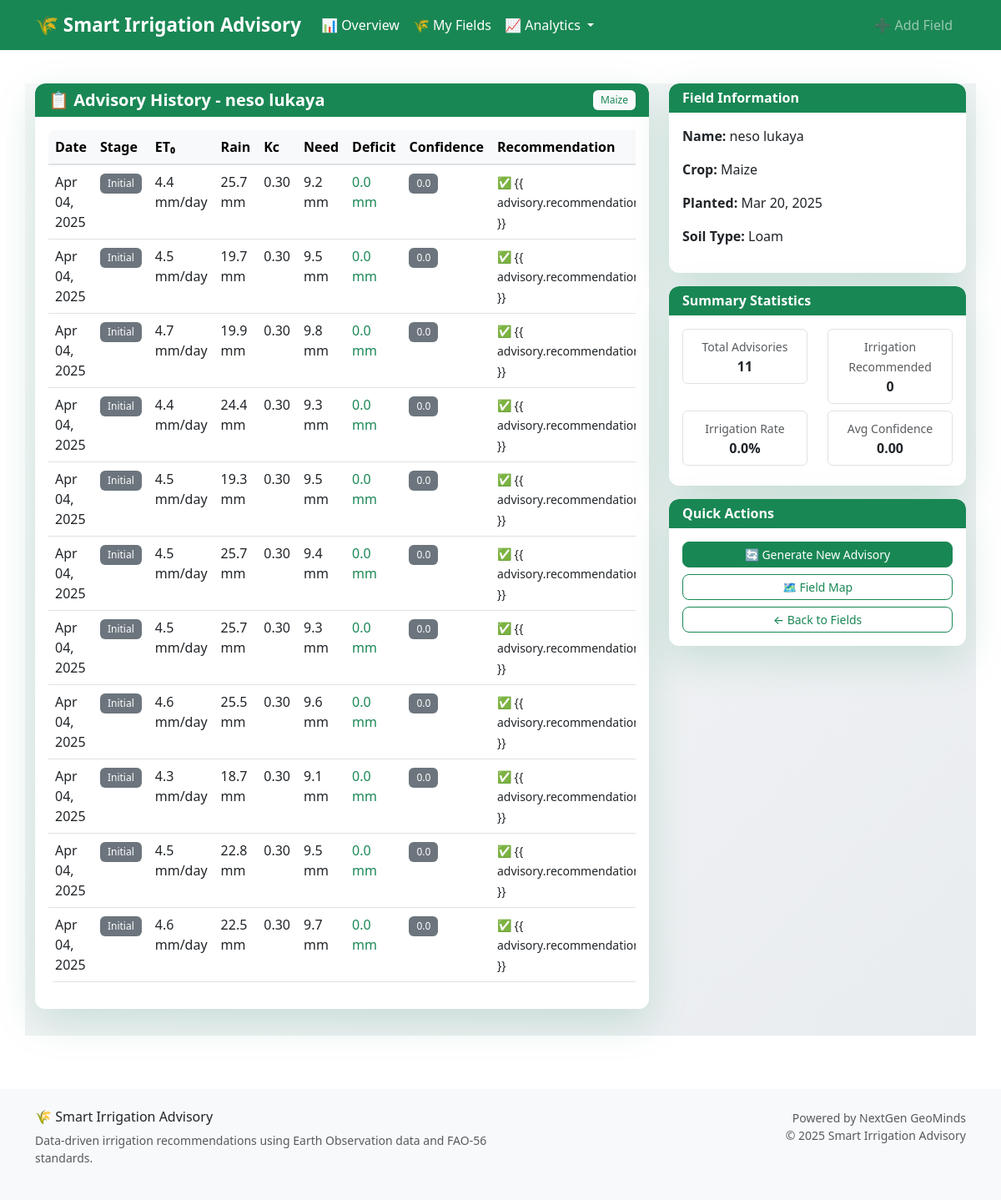
The page /field/5/history/ on the database as committed earlier.
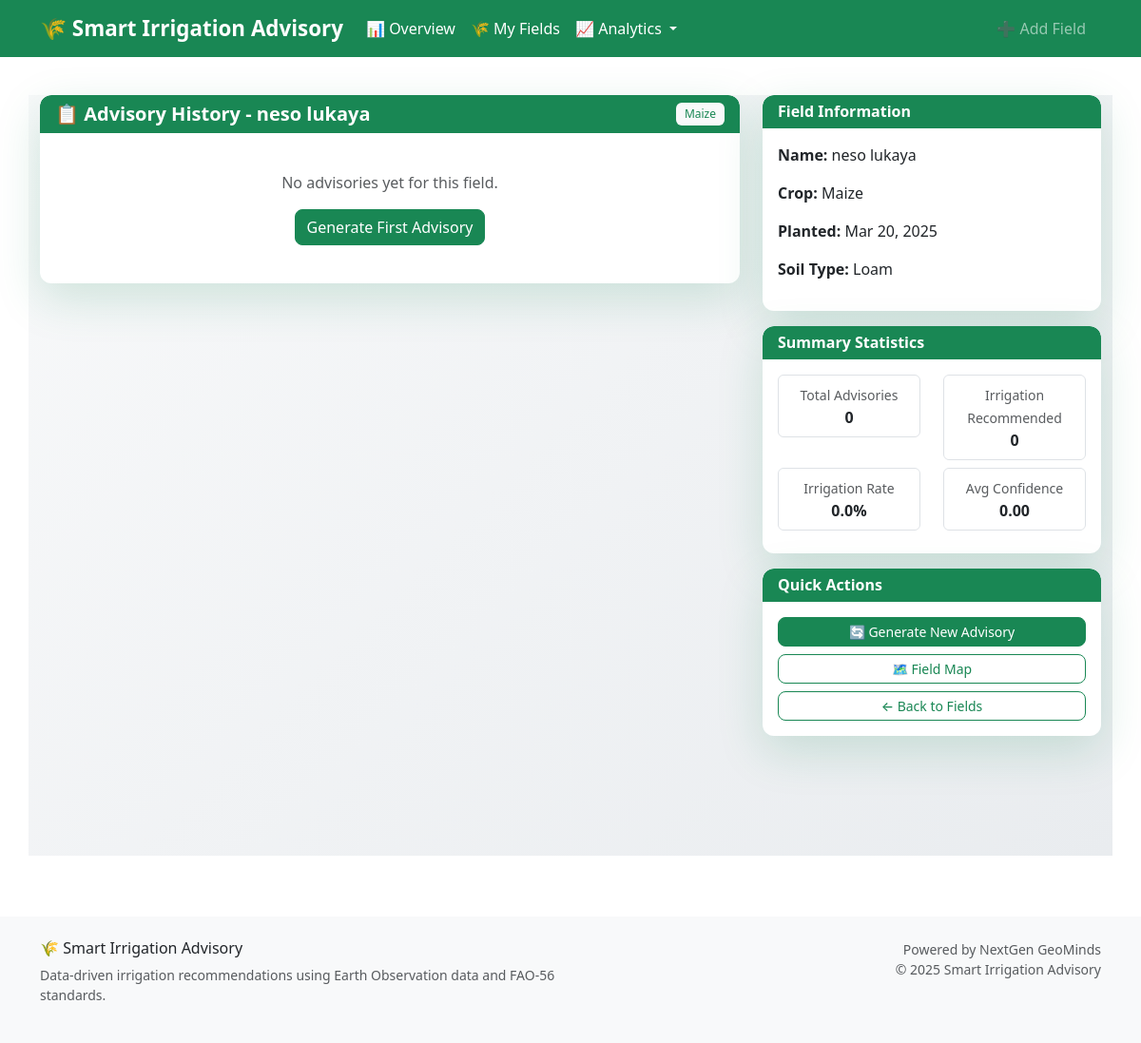
The same page on the database as committed later.
### advisory/models.py (models this page shows, shortened)
class IrrigationAdvisory(models.Model):
    field = models.ForeignKey(
        FarmField, on_delete=models.CASCADE, related_name='advisories')
    date = models.DateField(default=date.today)
    crop_stage = models.CharField(max_length=50, default="Initial")
    eto = models.FloatField(default=0.0)  # mm/day
    rainfall = models.FloatField(default=0.0)  # mm/week
    kc = models.FloatField(default=0.0)  # Crop Coefficient
    water_need = models.FloatField(default=0.0)  # mm/week
    water_deficit = models.FloatField(default=0.0)
    recommendation = models.TextField(blank=True)
    soil_moisture = models.FloatField(
        default=0.0,
        help_text="Soil moisture percentage"
    )
    irrigation_recommended = models.BooleanField(default=False)
    irrigation_volume = models.FloatField(
        default=0.0,
        help_text="Recommended irrigation volume in mm"
    )
    confidence_score = models.FloatField(
        default=0.0,
        validators=[MinValueValidator(0.0), MaxValueValidator(1.0)],
        help_text="Confidence in recommendation (0-1)"
    )
    data_source = models.CharField(
        max_length=50,
        default="simulated",
        help_text="Source of weather data (GEE, API, simulated)"
    )
    class Meta:
        ordering = ['-date']
        verbose_name = 'Irrigation Advisory'
        verbose_name_plural = 'Irrigation Advisories'
        get_latest_by = 'date'

### advisory/views.py (the view)
def advisory_history_view(request, field_id):
    field = get_object_or_404(FarmField, id=field_id)
    advisories = IrrigationAdvisory.objects.filter(
        field=field).order_by('-date')
    total_advisories = advisories.count()
    irrigation_recommended_count = advisories.filter(
        irrigation_recommended=True).count()
    avg_confidence = advisories.aggregate(
        avg_confidence=models.Avg('confidence_score'))['avg_confidence'] or 0
    context = {
        'field': field,
        'advisories': advisories,
        'summary': {
            'total_advisories': total_advisories,
            'irrigation_recommended_count': irrigation_recommended_count,
            'irrigation_percentage': (irrigation_recommended_count / total_advisories * 100) if total_advisories > 0 else 0,
            'avg_confidence': round(avg_confidence, 2)
        }
    }
    return render(request, 'advisory/advisory_history.html', context)

### templates/advisory/advisory_history.html (shortened to what the changed rows need)
{% extends "base.html" %} {% block title %}Advisory History{% endblock %} {% block content %}
<div class="container mt-4 advice-page">
  <div class="row">
    <div class="col-md-8">
      <div class="card border-0 shadow-lg">
        <div class="card-body">
          {% if advisories %}
          <div class="table-responsive">
            <table class="table table-hover">
              <thead class="table-light">
                <tr>
                  <th>Date</th>
                  <th>Stage</th>
                  <th>ET₀</th>
                  <th>Rain</th>
                  <th>Kc</th>
                  <th>Need</th>
                  <th>Deficit</th>
                  <th>Confidence</th>
                  <th>Recommendation</th>
                </tr>
              </thead>
              <tbody>
                {% for advisory in advisories %}
                <tr>
                  <td>{{ advisory.date|date:"M d, Y" }}</td>
                  <td>
                    <span class="badge bg-secondary">{{ advisory.crop_stage }}</span>
                  </td>
                  <td>{{ advisory.eto|floatformat:1 }} mm/day</td>
                  <td>{{ advisory.rainfall|floatformat:1 }} mm</td>
                  <td>{{ advisory.kc|floatformat:2 }}</td>
                  <td>{{ advisory.water_need|floatformat:1 }} mm</td>
                  <td>
                    {% if advisory.irrigation_recommended %}
                    <span class="text-danger fw-bold">{{ advisory.water_deficit|floatformat:1 }} mm</span>
                    {% else %}
                    <span class="text-success">{{ advisory.water_deficit|floatformat:1 }} mm</span>
                    {% endif %}
                  </td>
                  <td>
                    <span
                      class="badge {% if advisory.confidence_score > 0.7 %}bg-success{% elif advisory.confidence_score > 0.4 %}bg-warning{% else %}bg-secondary{% endif %}"
                    >
                      {{ advisory.confidence_score|floatformat:1 }}
                    </span>
                  </td>
                  <td>
                    <small>
                      {% if advisory.irrigation_recommended %} 💧 {{ advisory.recommendation|truncatechars:50 }} {% else %} ✅ {{
                      advisory.recommendation|truncatechars:50 }} {% endif %}
                    </small>
                  </td>
                </tr>
                {% endfor %}
              </tbody>
            </table>
          </div>
          {% else %}
          <div class="text-center py-4">
            <p class="text-muted">No advisories yet for this field.</p>
            <a href="{% url 'advisory:get_advice' field.id %}" class="btn btn-success"> Generate First Advisory </a>
          </div>
          {% endif %}
        </div>
      </div>
    </div>
    <div class="col-md-4">
      {% if summary %}
      <div class="card mb-3 border-0 shadow-lg">
        <div class="card-header bg-success text-white border-0">
          <h6 class="mb-0 fw-bold">Summary Statistics</h6>
        </div>
        <div class="card-body">
          <div class="row text-center">
            <div class="col-6">
              <div class="border rounded p-2 mb-2">
                <small class="text-muted">Total Advisories</small>
                <div class="fw-bold">{{ summary.total_advisories }}</div>
              </div>
            </div>
            <div class="col-6">
              <div class="border rounded p-2 mb-2">
                <small class="text-muted">Irrigation Recommended</small>
                <div class="fw-bold">{{ summary.irrigation_recommended_count }}</div>
              </div>
            </div>
          </div>
          <div class="row text-center">
            <div class="col-6">
              <div class="border rounded p-2 mb-2">
                <small class="text-muted">Irrigation Rate</small>
                <div class="fw-bold">{{ summary.irrigation_percentage|floatformat:1 }}%</div>
              </div>
            </div>
            <div class="col-6">
              <div class="border rounded p-2 mb-2">
                <small class="text-muted">Avg Confidence</small>
                <div class="fw-bold">{{ summary.avg_confidence|floatformat:2 }}</div>
              </div>
            </div>
          </div>
        </div>
      </div>
      {% endif %}
    </div>
  </div>
</div>
{% endblock %}

Rows that differ between the two databases and show on the page:
removed IrrigationAdvisory: date "Apr 04, 2025", crop_stage "Initial", eto "4.4", rainfall "25.7", kc "0.30", water_need "9.2", water_deficit "0.0", confidence_score "0.0"
removed IrrigationAdvisory: date "Apr 04, 2025", crop_stage "Initial", eto "4.5", rainfall "19.7", kc "0.30", water_need "9.5", water_deficit "0.0", confidence_score "0.0"
removed IrrigationAdvisory: date "Apr 04, 2025", crop_stage "Initial", eto "4.7", rainfall "19.9", kc "0.30", water_need "9.8", water_deficit "0.0", confidence_score "0.0"
removed IrrigationAdvisory: date "Apr 04, 2025", crop_stage "Initial", eto "4.4", rainfall "24.4", kc "0.30", water_need "9.3", water_deficit "0.0", confidence_score "0.0"
removed IrrigationAdvisory: date "Apr 04, 2025", crop_stage "Initial", eto "4.5", rainfall "19.3", kc "0.30", water_need "9.5", water_deficit "0.0", confidence_score "0.0"
removed IrrigationAdvisory: date "Apr 04, 2025", crop_stage "Initial", eto "4.5", rainfall "25.7", kc "0.30", water_need "9.4", water_deficit "0.0", confidence_score "0.0"
removed IrrigationAdvisory: date "Apr 04, 2025", crop_stage "Initial", eto "4.5", rainfall "25.7", kc "0.30", water_need "9.3", water_deficit "0.0", confidence_score "0.0"
removed IrrigationAdvisory: date "Apr 04, 2025", crop_stage "Initial", eto "4.6", rainfall "25.5", kc "0.30", water_need "9.6", water_deficit "0.0", confidence_score "0.0"
removed IrrigationAdvisory: date "Apr 04, 2025", crop_stage "Initial", eto "4.3", rainfall "18.7", kc "0.30", water_need "9.1", water_deficit "0.0", confidence_score "0.0"
removed IrrigationAdvisory: date "Apr 04, 2025", crop_stage "Initial", eto "4.5", rainfall "22.8", kc "0.30", water_need "9.5", water_deficit "0.0", confidence_score "0.0"
removed IrrigationAdvisory: date "Apr 04, 2025", crop_stage "Initial", eto "4.6", rainfall "22.5", kc "0.30", water_need "9.7", water_deficit "0.0", confidence_score "0.0"
Other text that changed with them:
{{ summary.total_advisories }}: "11" → "0"
text no longer shown: "Date Stage ET₀ Rain Kc Need Deficit Confidence Recommendation"
text now shown: "No advisories yet for this field. Generate First Advisory"
